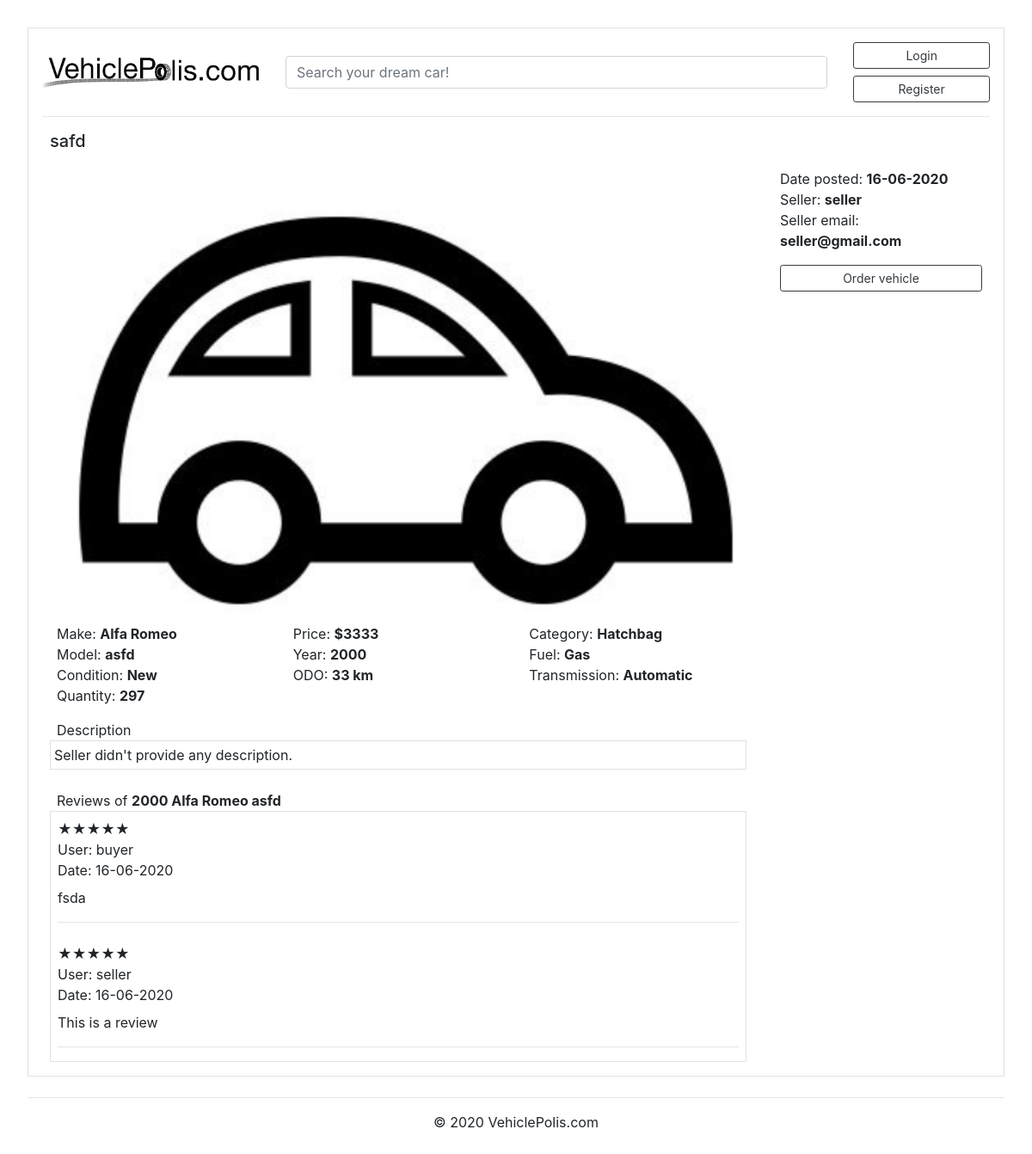
Page /item_details/1 on the earlier database version.
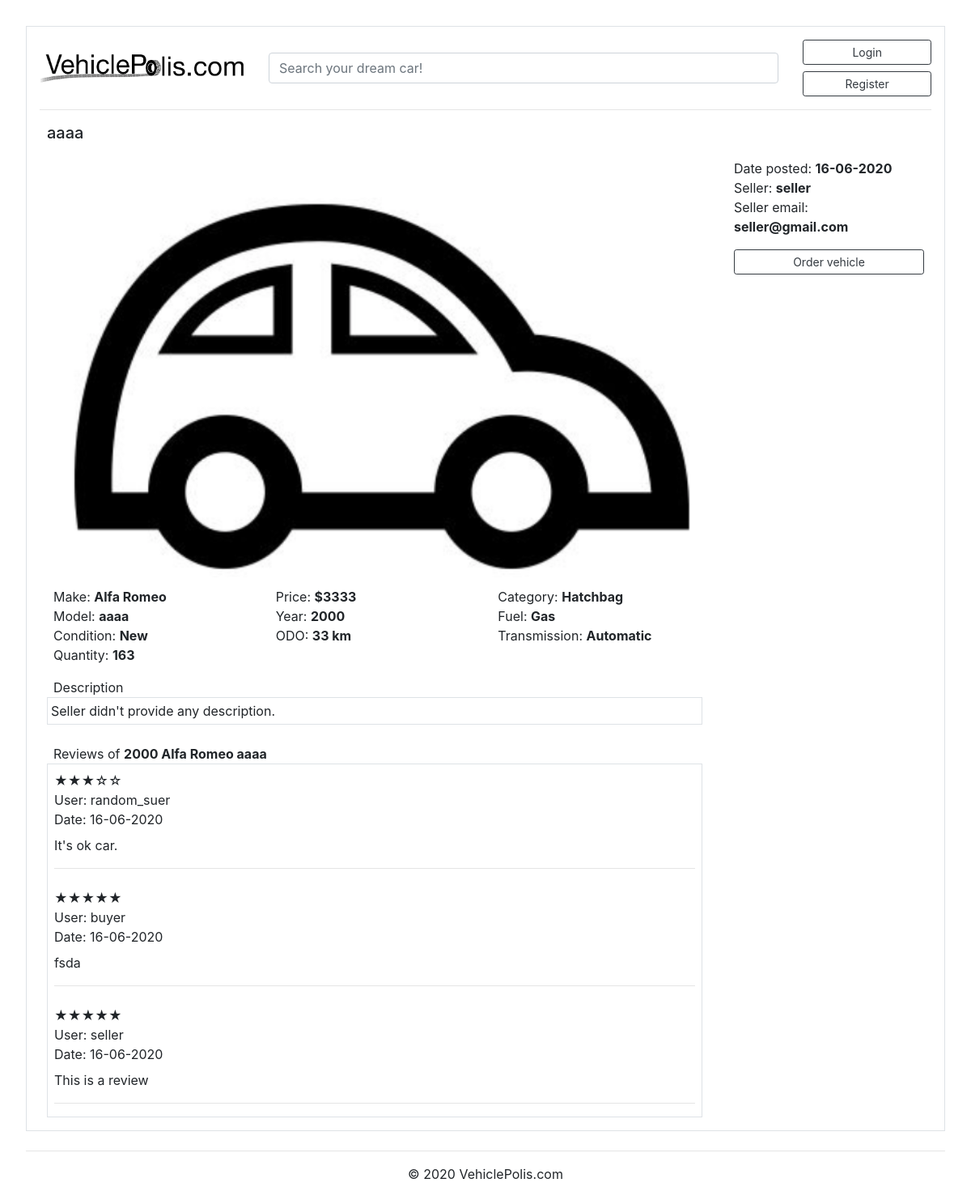
Same page on the later database version.
### marketplace/models.py (models this page shows, shortened)
class Post(db.Model):
    id = db.Column(db.Integer, primary_key=True)
    condition = db.Column(db.String(100), nullable=False)
    title = db.Column(db.String(100), nullable=False)
    make = db.Column(db.String(100), nullable=False)
    model = db.Column(db.String(100), nullable=False)
    price = db.Column(db.Integer(), nullable=False)
    year = db.Column(db.Integer(), nullable=False)
    ODO = db.Column(db.Integer(), nullable=False)
    category = db.Column(db.String(100), nullable=False)
    fuel = db.Column(db.String(100), nullable=False)
    transmission = db.Column(db.String(100), nullable=False)
    quantity = db.Column(db.Integer(), nullable=False)
    date_posted = db.Column(db.DateTime, nullable=False, default=datetime.now)
    description = db.Column(db.Text, nullable=True)
    image_file = db.Column(db.String(20), nullable=False, default='default.png')
    user_id = db.Column(db.Integer, db.ForeignKey('user.id'), nullable=False)
    orders = db.relationship('Order', backref='item', lazy=True)
    reviews = db.relationship('Review', backref='item', lazy=True)

class Review(db.Model):
    id = db.Column(db.Integer, primary_key=True)
    ranking = db.Column(db.String(50), nullable=False)
    content = db.Column(db.Text, nullable=False)
    date_posted = db.Column(db.DateTime, nullable=False, default=datetime.now)
    item_id = db.Column(db.Integer, db.ForeignKey('post.id'), nullable=False)
    user_id = db.Column(db.Integer, db.ForeignKey('user.id'), nullable=False)
    order_id = db.Column(db.Integer, db.ForeignKey('order.id'), nullable=False)

class User(db.Model, UserMixin):
    id = db.Column(db.Integer, primary_key=True)
    username = db.Column(db.String(20), unique=True, nullable=False)
    email = db.Column(db.String(120), unique=True, nullable=False)
    password = db.Column(db.String(60), nullable=False)
    role = db.Column(db.String(10), unique=False, nullable=False) #not sure about this one, gotta figure out
    contact_number = db.Column(db.String(60), nullable=False)
    posts = db.relationship('Post', backref='author', lazy=True)
    orders = db.relationship('Order', backref='author', lazy=True)
    reviews = db.relationship('Review', backref='author', lazy=True)

### marketplace/routes.py (the view, shortened to what this page needs)
@app.route("/item_details/<int:post_id>", methods=['GET','POST'])
def post(post_id):
    searchform = SearchForm()
    form = ReviewForm()
    post = Post.query.get_or_404(post_id)
    order = Order.query.order_by(Order.id.desc()).first() #ted to posila query na vsechny ordery a vubec se to nefiltruje. Zmenit!!!
    reviews = Review.query.filter(Review.item_id == post_id).order_by(Review.id.desc()).all()
    ordered = ''
    written = 1
    own = ''
    if current_user.is_authenticated:
        ordered = Order.query.filter(Order.item_id == post_id, Order.user_id == current_user.id).first()
        written = Review.query.filter(Review.user_id == current_user.id, Review.item_id == post_id).first()
        own = Post.query.filter(Post.user_id == current_user.id, Post.id == post_id).first()
    return render_template('item_details.html', searchform=searchform, title=post.title, post=post, form=form, reviews=reviews, ordered=ordered, written=written, own=own)

### marketplace/forms.py
class SearchForm(FlaskForm):
    text = StringField('Search')
    submit = SubmitField('Search')

class ReviewForm(FlaskForm):
    ranking = SelectField('Rate it',validators=[DataRequired()], choices=[('', 'Rate vehicle'),('★★★★★', '★★★★★'),('★★★★☆', '★★★★☆'),('★★★☆☆', '★★★☆☆'),('★★☆☆☆', '★★☆☆☆'),('★☆☆☆☆', '★☆☆☆☆')])
    content = TextAreaField('Description')
    submit = SubmitField('Post review')

### marketplace/templates/item_details.html (shortened to what this page needs)
{% extends "base.html" %}
{% block content %}
<div class="row">
  <div class="px-4"> <h5>{{ post.title }}</h5></div>
</div>
<div class="row mt-1">
  <div class="col-md-9 pl-4">
    <img class="d-block w-100" src="{{ url_for('static', filename='images/' + post.image_file) }}">
    <div class="row px-2 mt-1">
      <div class="col">
        <p class="mt-2">Make: <strong> {{ post.make }}</strong><br>Model: <strong>{{ post.model }}</strong><br>Condition: <strong>{{ post.condition }}</strong><br>Quantity: <strong>
          {% if post.quantity == 0 %}
            Out of stock
          {% else %}
          {{post.quantity}}
        {% endif %}
      </strong></p>
      </div>
      <div class="col">
        <p class="mt-2">Price: <strong> ${{ post.price }}</strong><br>Year: <strong>{{ post.year }}</strong><br>ODO: <strong>{{ post.ODO }} km</strong></p>
      </div>
      <div class="col">
        <p class="mt-2">Category: <strong> {{ post.category }}</strong><br>Fuel: <strong>{{ post.fuel }}</strong></strong><br>Transmission: <strong>{{ post.transmission }}</strong></p>
      </div>
    </div>
    <div>
      <div class="ml-2">
        Description
      </div>
      <div class="d-flex p-1 bd-highlight border">
        {% if post.description %}
          {{ post.description }}
        {% else %}
         Seller didn't provide any description.
        {% endif %}
      </div>
    </div>
  </div>
  <div class="col-md-3 px-4">
    <p class="mt-2">
      Date posted: <strong> {{ post.date_posted.strftime('%d-%m-%Y') }}</strong><br>Seller: <strong>{{ post.author.username }}</strong><br>Seller email: <strong>{{ post.author.email }}</strong></p>
    {% if not own %}
      <a href="{{ url_for('order_item', post_id=post.id) }}"><button type="button" class="btn btn-outline-dark btn-block btn-sm">Order vehicle</button></a>
    {% endif %}
  </div>
</div>
<div class="row">
  <div class="col-md-9 pl-4">
    <div>
      <div class="ml-2 mt-4">
        Reviews of <strong>{{ post.year }} {{ post.make }} {{ post.model }}</strong>
      </div>
            <div class="border">
              {% for review in reviews %}
              <div class="d-flex p-2 bd-highlight">
                <div>
                  {{review.ranking}}<br>User: {{review.author.username}}<br>Date: {{ review.date_posted.strftime('%d-%m-%Y') }}
                </div>
              </div>
              <div class="mx-2">
                <p>
                  {{review.content}}
                </p>
                <hr>
              </div>
              {% endfor %}
            </div>
    </div>
  </div>
  <div class="col-md-3">
  </div>
</div>
{% endblock content %}

Differences in the rows shown:
changed Post "Alfa Romeo": title "safd" → "aaaa"; model "asfd" → "aaaa"; quantity "297" → "163"
added Review: ranking "★★★☆☆", author.username "random_suer", date_posted "16-06-2020", content "It's ok car."
